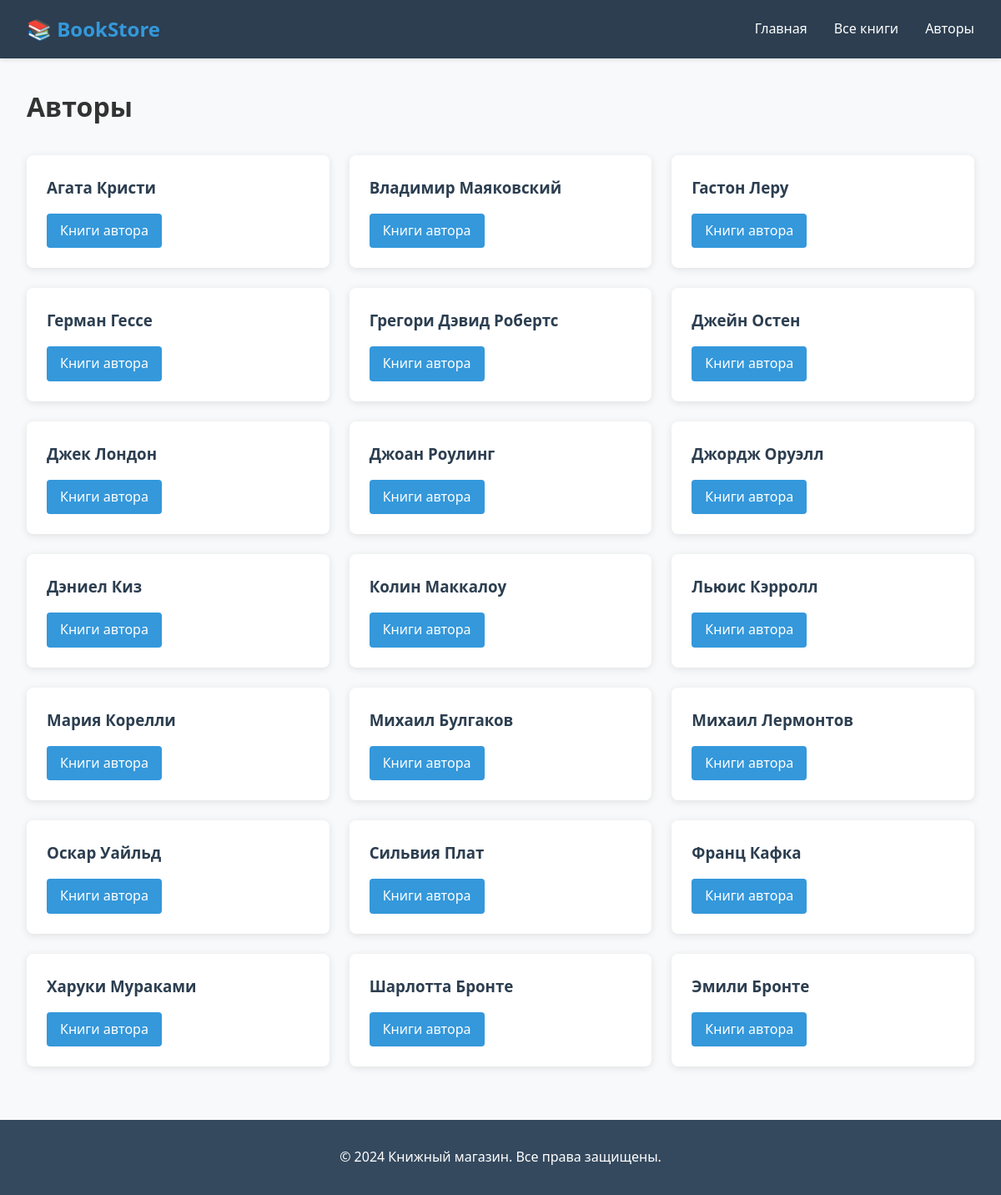
Screenshot of /authors/ with the database file from the repository.
### books/models.py (models this page shows, shortened)
class Author(models.Model):
    name = models.CharField(max_length=100, verbose_name="Имя автора")
    bio = models.TextField(blank=True, null=True, verbose_name="Биография")
    class Meta:
        verbose_name = "Автор"
        verbose_name_plural = "Авторы"

### books/views.py (the view)
# urls.py: path('authors/', views.author_list, name='author_list'),
def author_list(request):
    authors = Author.objects.all().order_by('name')
    context = {
        'authors': authors,
        'page_title': 'Авторы'
    }
    return render(request, 'books/author_list.html', context)

### books/templates/books/author_list.html (shortened to what this page needs)
{% extends 'books/base.html' %} {% block content %}
<h1 style="margin-bottom: 2rem">Авторы</h1>
<div
  style="
    display: grid;
    grid-template-columns: repeat(auto-fill, minmax(300px, 1fr));
    gap: 1.5rem;
  "
>
  {% for author in authors %}
  <div
    style="
      background: white;
      padding: 1.5rem;
      border-radius: 8px;
      box-shadow: 0 2px 10px rgba(0, 0, 0, 0.1);
    "
  >
    <h3 style="margin-bottom: 1rem; color: #2c3e50">
      <a
        href="{% url 'author_detail' author.id %}"
        style="color: inherit; text-decoration: none"
        >{{ author.name }}</a
      >
    </h3>
    <a href="{% url 'author_detail' author.id %}" class="btn">Книги автора</a>
  </div>
  {% empty %}
  <p style="color: #7f8c8d">Авторы не найдены</p>
  {% endfor %}
</div>
{% endblock %}

### books/templates/books/base.html (style rules this page uses)
* { margin: 0; padding: 0; box-sizing: border-box; }
body { font-family: "Segoe UI", Tahoma, Geneva, Verdana, sans-serif; line-height: 1.6; color: #333; background-color: #f8f9fa; }
.btn { display: inline-block; background: #3498db; color: white; padding: 0.5rem 1rem; border-radius: 4px; text-decoration: none; border: none; cursor: pointer; transition: background 0.3s; }

### rows the page displays
Author: name "Агата Кристи"
Author: name "Владимир Маяковский"
Author: name "Гастон Леру"
Author: name "Герман Гессе"
Author: name "Грегори Дэвид Робертс"
Author: name "Джейн Остен"
Author: name "Джек Лондон"
Author: name "Джоан Роулинг"
Author: name "Джордж Оруэлл"
Author: name "Дэниел Киз"
Author: name "Колин Маккалоу"
Author: name "Льюис Кэрролл"
Author: name "Мария Корелли"
Author: name "Михаил Булгаков"
Author: name "Михаил Лермонтов"
Author: name "Оскар Уайльд"
Author: name "Сильвия Плат"
Author: name "Франц Кафка"
Author: name "Харуки Мураками"
Author: name "Шарлотта Бронте"
Author: name "Эмили Бронте"
